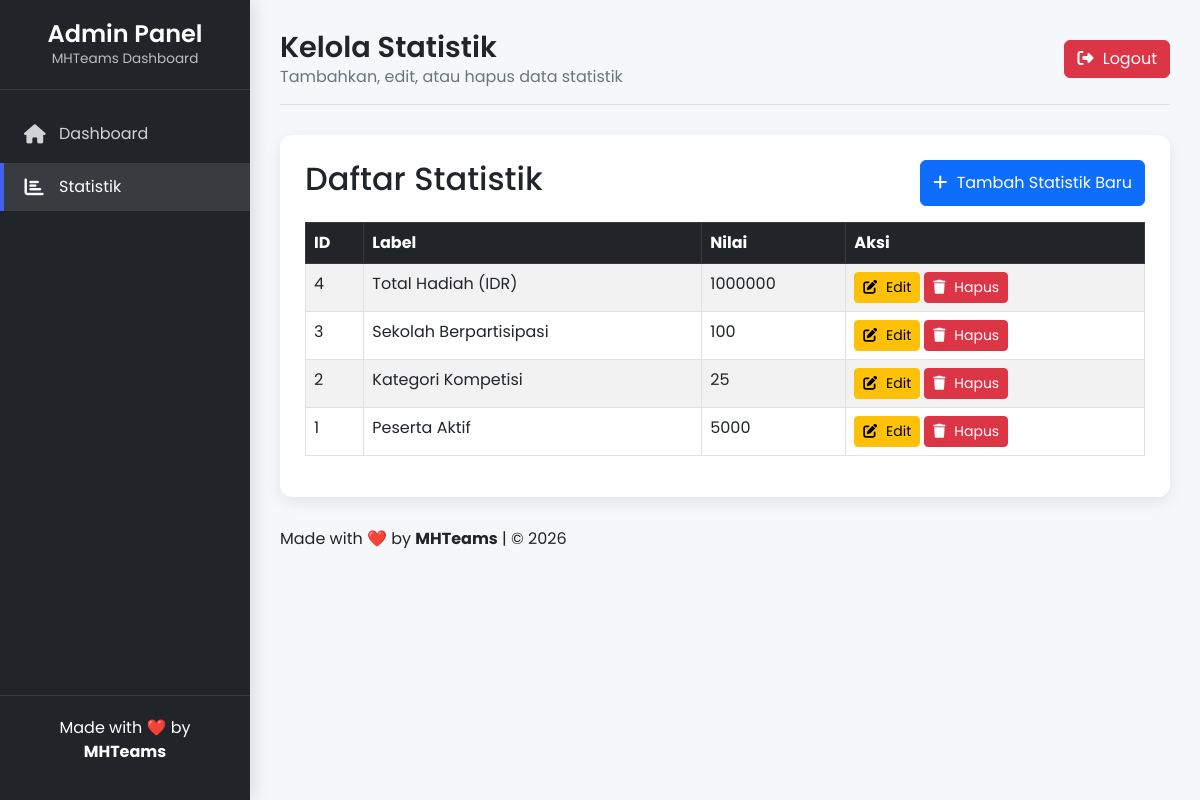
Page /admin/stats.php (signed in) on the earlier database version.
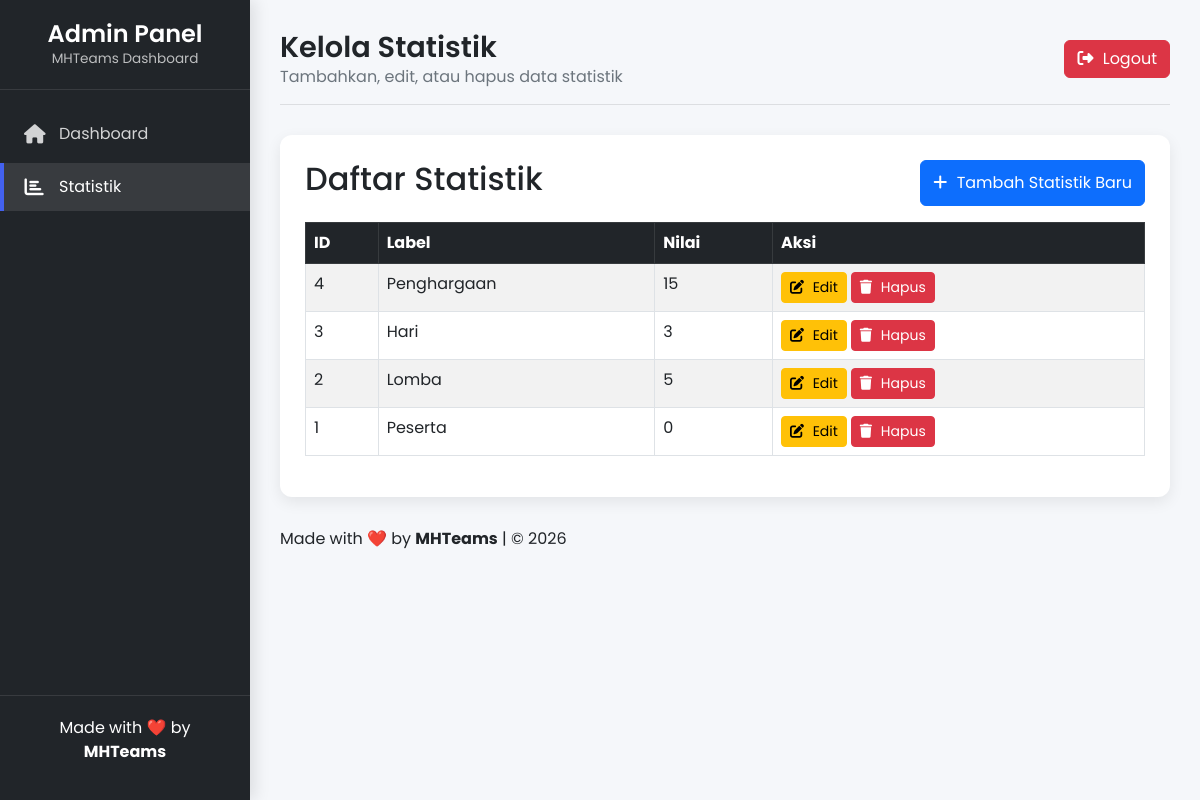
Same page on the later database version.
### tables this page shows
CREATE TABLE stats (
            id INTEGER PRIMARY KEY AUTOINCREMENT,
            label TEXT NOT NULL,
            value INTEGER NOT NULL
        );

### admin/stats.php (the view, shortened to what this page needs)
<?php
include "../config.php";
$stats = $conn->query("SELECT * FROM stats ORDER BY id DESC")->fetchAll(PDO::FETCH_ASSOC);
?>
<!DOCTYPE html>
<html lang="id">
<head>
    <link href="https://cdn.jsdelivr.net/npm/bootstrap@5.3.0/dist/css/bootstrap.min.css" rel="stylesheet">
    <link rel="stylesheet" href="https://cdnjs.cloudflare.com/ajax/libs/font-awesome/6.5.1/css/all.min.css">
</head>
<body>
<div class="admin-container">
    <div class="sidebar" id="sidebar">
        <div class="sidebar-header">
            <h3>Admin Panel</h3>
            <p>MHTeams Dashboard</p>
        </div>
        <div class="sidebar-menu">
            <ul>
                <li><a href="dashboard.php"><i class="fas fa-home"></i> Dashboard</a></li>
                <li><a href="stats.php" class="active"><i class="fas fa-chart-bar"></i> Statistik</a></li>
            </ul>
        </div>
        <div class="sidebar-footer">
            <p>Made with ❤️ by <strong>MHTeams</strong></p>
        </div>
    </div>
    <div class="main-content">
        <div class="header">
            <div class="welcome-text">
                <h1>Kelola Statistik</h1>
                <p>Tambahkan, edit, atau hapus data statistik</p>
            </div>
            <div class="user-info">
                <a href="logout.php" class="btn btn-danger"><i class="fas fa-right-from-bracket"></i> Logout</a>
            </div>
        </div>
        <div class="page-content">
            <div class="d-flex justify-content-between mb-3">
                <h2>Daftar Statistik</h2>
                <button class="btn btn-primary" data-bs-toggle="modal" data-bs-target="#addModal">
                    <i class="fas fa-plus"></i> Tambah Statistik Baru
                </button>
            </div>
            <?php if(count($stats) > 0): ?>
            <table class="table table-bordered table-striped">
                <thead class="table-dark">
                    <tr>
                        <th>ID</th>
                        <th>Label</th>
                        <th>Nilai</th>
                        <th>Aksi</th>
                    </tr>
                </thead>
                <tbody>
                    <?php foreach($stats as $s): ?>
                    <tr>
                        <td><?= $s['id'] ?></td>
                        <td><?= htmlspecialchars($s['label']) ?></td>
                        <td><?= htmlspecialchars($s['value']) ?></td>
                        <td>
                            <div class="d-flex gap-1">
                                <button class="btn btn-warning btn-sm" data-bs-toggle="modal" data-bs-target="#editModal<?= $s['id'] ?>">
                                    <i class="fas fa-edit"></i> Edit
                                </button>
                                <form method="post" class="d-inline" onsubmit="return confirm('Yakin ingin menghapus statistik ini?');">
                                    <button class="btn btn-danger btn-sm"><i class="fas fa-trash"></i> Hapus</button>
                                </form>
                            </div>
                        </td>
                    </tr>
                    <?php endforeach; ?>
                </tbody>
            </table>
            <?php endif; ?>
        </div>
        <div class="footer mt-4">
            <p>Made with ❤️ by <strong>MHTeams</strong> | © <?= date('Y'); ?></p>
        </div>
    </div>
</div>
</body>
</html>

Differences in the rows shown:
changed stats id 4: label "Total Hadiah (IDR)" → "Penghargaan"; value "1000000" → "15"
changed stats id 3: label "Sekolah Berpartisipasi" → "Hari"; value "100" → "3"
changed stats id 2: label "Kategori Kompetisi" → "Lomba"; value "25" → "5"
changed stats id 1: label "Peserta Aktif" → "Peserta"; value "5000" → "0"
